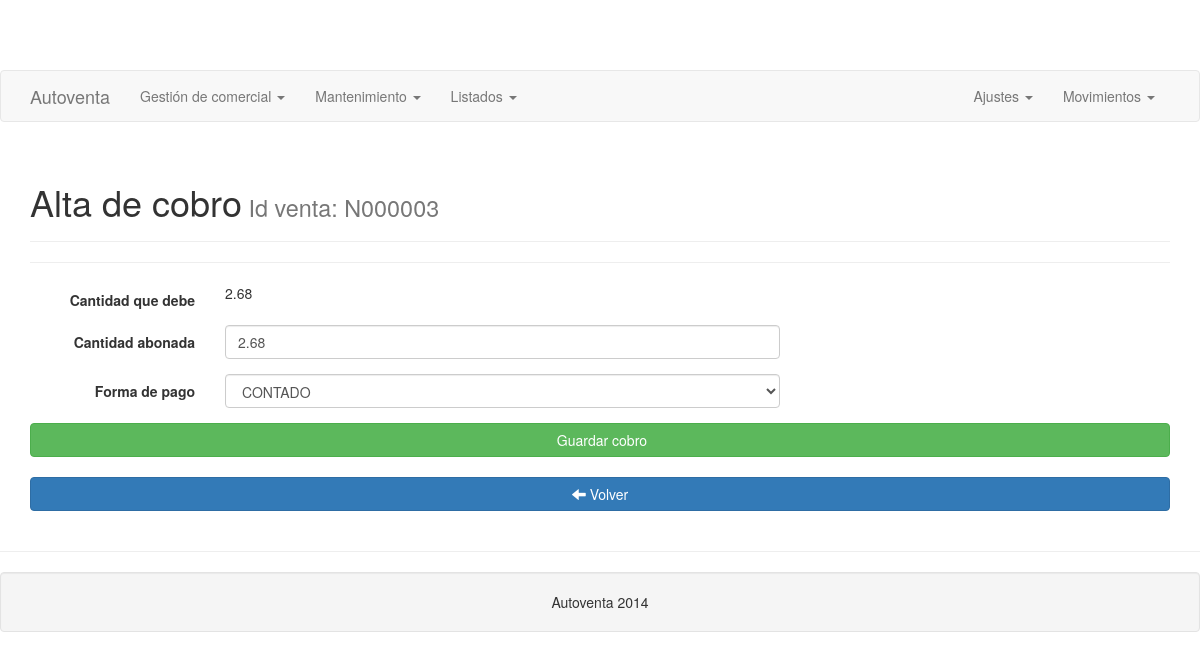
The page /controlador/autoventa.php?accion=alta_cobro&miga=pendiente&id_venta=N000003 on the database its author committed.
### tables this page shows
CREATE TABLE IF NOT EXISTS `saldo` (
  `id_cliente` int(5) unsigned zerofill NOT NULL,
  `id_venta` varchar(7) NOT NULL,
  `importe` decimal(5,2) NOT NULL
);

### modelo/modelo_autoventa.php (called while the page is built, shortened)
<?php
function consulta_saldo($id_venta){
    $cn = conectar();
    $query = "SELECT cliente.nombre_comercial, saldo.*
	FROM cliente, saldo
	WHERE saldo.id_cliente = cliente.id_cliente
	AND saldo.id_venta = '".$id_venta."'";
	$resultado = $cn->query($query);
	$datos = array();
	while ($fila = $resultado->fetch_array(MYSQLI_ASSOC)){
		$datos[] = $fila;
	}
    return $datos[0];
}
function lista_fpago() {
	$cn = conectar();
    $query = "SELECT * from fpago";
	$resultado = $cn->query($query);
	$datos = array();
	while ($fila = $resultado->fetch_array(MYSQLI_ASSOC)){
		$datos[] = $fila;
	}
    return $datos;
	}
?>

### vista/cobro/alta_cobro.php (the view, shortened to what this page needs)
<!DOCTYPE html>
<html lang="es">
  <head>
    <link href="../src/dist/css/bootstrap.css" rel="stylesheet">
    <link href="navbar-fixed-top.css" rel="stylesheet">
  </head>
  <body>
    <?php
	require ('../vista/menu_2.php');
	?>
    <div class="container">
	<div class="page-header">
	  <h1>Alta de cobro<small> Id venta: <?php echo $datos_saldo['id_venta']?></small></h1>
	</div>
		<form class="form-horizontal" role="form" action="autoventa.php" method="POST">
		<hr>
		<div class="form-group">
			<label for="inputEmail3" class="col-sm-2 control-label">Cantidad que debe</label>
			<div class="col-sm-6">
				<?php echo $datos_saldo['importe']?>
			</div>
		</div>
		<div class="form-group">
			<label for="inputEmail3" class="col-sm-2 control-label">Cantidad abonada</label>
			<div class="col-sm-6">
				<input class="form-control" id="totales" name="totales" value="<?php echo $datos_saldo['importe']?>"  placeholder="Introduzca cantidad">
			</div>
		</div>
		<div class="form-group">
			<label for="inputEmail3" class="col-sm-2 control-label">Forma de pago</label>
			<div class="col-sm-6">
				<select id="id_fpago" name="id_fpago" class="form-control">
					<?php foreach ($lista_fpago as $dato): ?>
					<option value="<?php echo $dato['id_fpago'];?>" ><?php echo $dato['nombre']?></option>
					<?php endforeach; ?>
				</select>
			</div>
		</div>
		  <div align="center">
		  	<button type="submit" class="btn btn-block btn-success"><span class="glyphicon glyphicon-arrow-tick"></span> Guardar cobro</button>
		  </div>
		</form>
		<br>
		<a href="autoventa.php?accion=lista_venta" class="btn btn-block btn-primary"><span class="glyphicon glyphicon-arrow-left"></span> Volver</a>
    </div>
  </body>
      <?php
	require ('../vista/footer.php');
	?>
</html>

### navbar-fixed-top.css (style rules this page uses)
body { min-height: 2000px; padding-top: 70px; }

### rows shown on the page
saldo: id_venta "N000003", importe "2.68", totales "2.68"

### other values the page prints
form field id_fpago "CONTADO"
